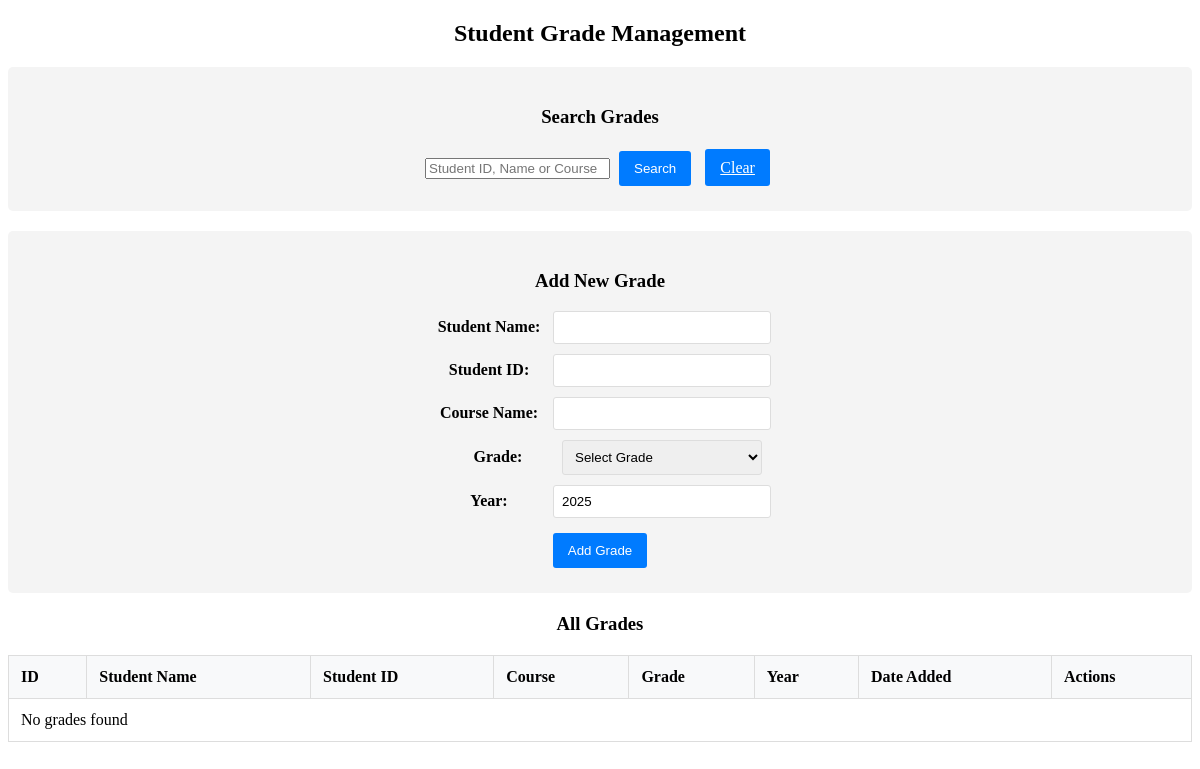
Page /Teacher/PHP/Grade.php on the earlier database version.
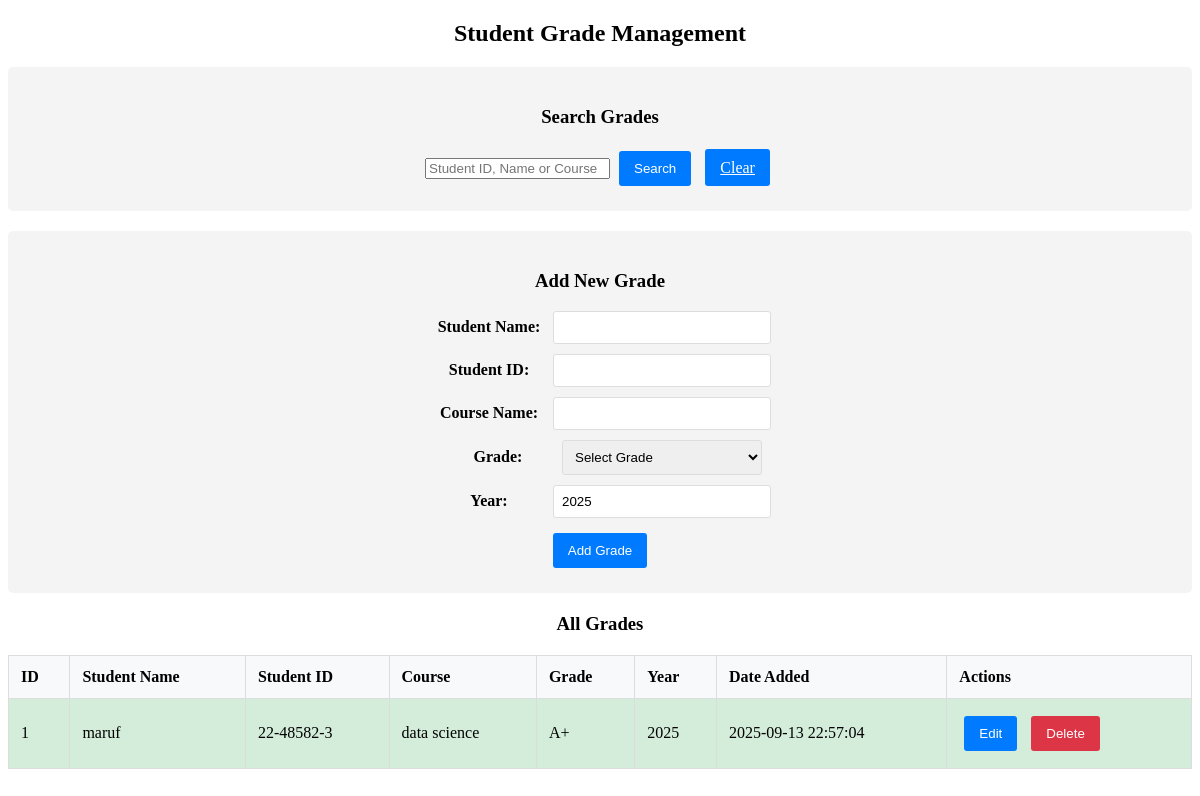
Same page on the later database version.
### tables this page shows
CREATE TABLE `grades` (
  `id` int(11) NOT NULL,
  `student_id` varchar(20) NOT NULL,
  `student_name` varchar(100) NOT NULL,
  `course_name` varchar(100) NOT NULL,
  `grade` varchar(5) NOT NULL,
  `year` int(11) NOT NULL,
  `created_at` timestamp NOT NULL DEFAULT current_timestamp()
);

### Teacher/PHP/Grade.php (the view, shortened to what this page needs)
<?php
include '../../main/DB/DB.php';
$search = isset($_GET['search']) ? $_GET['search'] : '';
$sql = "SELECT * FROM grades WHERE student_id LIKE ? OR student_name LIKE ? OR course_name LIKE ? ORDER BY created_at DESC";
$stmt = $conn->prepare($sql);
$search_param = "%$search%";
$stmt->bind_param("sss", $search_param, $search_param, $search_param);
$stmt->execute();
$result = $stmt->get_result();
?>
<!DOCTYPE html>
<html>
<head>
</head>
<body>
<center>
    <h2>Student Grade Management</h2>
    <div class="form-container">
        <h3>Search Grades</h3>
        <form method="GET">
            <input type="text" name="search" value="<?php echo htmlspecialchars($search); ?>" placeholder="Student ID, Name or Course">
            <button type="submit" class="btn">Search</button>
            <a href="Grade.php" class="btn">Clear</a>
        </form>
    </div>
    <div class="form-container">
        <h3>Add New Grade</h3>
        <form method="POST">
            <div class="form-group">
                <label>Student Name:</label>
                <input type="text" name="student_name" required>
            </div>
            <div class="form-group">
                <label>Student ID:</label>
                <input type="text" name="student_id" required>
            </div>
            <div class="form-group">
                <label>Course Name:</label>
                <input type="text" name="course_name" required>
            </div>
            <div class="form-group">
                <label>Grade:</label>
                <select name="grade" required>
                    <option value="">Select Grade</option>
                </select>
            </div>
            <div class="form-group">
                <label>Year:</label>
                <input type="number" name="year" min="2020" max="2030" value="<?php echo date('Y'); ?>" required>
            </div>
            <button type="submit" class="btn">Add Grade</button>
        </form>
    </div>
    <div>
        <h3>All Grades</h3>
        <table class="table">
            <thead>
                <tr>
                    <th>ID</th>
                    <th>Student Name</th>
                    <th>Student ID</th>
                    <th>Course</th>
                    <th>Grade</th>
                    <th>Year</th>
                    <th>Date Added</th>
                    <th>Actions</th>
                </tr>
            </thead>
            <tbody>
                <?php if ($result->num_rows > 0): ?>
                    <?php while($row = $result->fetch_assoc()):
                        $grade_class = 'grade-f';
                        switch(substr($row['grade'],0,1)){
                            case 'A': $grade_class='grade-a'; break;
                        }
                    ?>
                    <tr class="<?php echo $grade_class; ?>">
                        <td><?php echo $row['id']; ?></td>
                        <td><?php echo htmlspecialchars($row['student_name']); ?></td>
                        <td><?php echo htmlspecialchars($row['student_id']); ?></td>
                        <td><?php echo htmlspecialchars($row['course_name']); ?></td>
                        <td><?php echo $row['grade']; ?></td>
                        <td><?php echo $row['year']; ?></td>
                        <td><?php echo $row['created_at']; ?></td>
                        <td>
                            <button onclick="editGrade(<?php echo $row['id']; ?>,'<?php echo $row['student_name']; ?>','<?php echo $row['student_id']; ?>','<?php echo $row['course_name']; ?>','<?php echo $row['grade']; ?>',<?php echo $row['year']; ?>)" class="btn">Edit</button>
                            <form method="POST" style="display:inline;">
                                <button type="submit" class="btn btn-danger" onclick="return confirm('Are you sure?')">Delete</button>
                            </form>
                        </td>
                    </tr>
                    <?php endwhile; ?>
                <?php else: ?>
                    <tr><td colspan="8">No grades found</td></tr>
                <?php endif; ?>
            </tbody>
        </table>
    </div>
</center>
</body>
</html>

Differences in the rows shown:
added grades: id "1", student_name "maruf", student "22-48582-3", course_name "data science", grade "A+", year "2025", created_at "2025-09-13 22:57:04"
Other differences:
text no longer shown: "No grades found"
